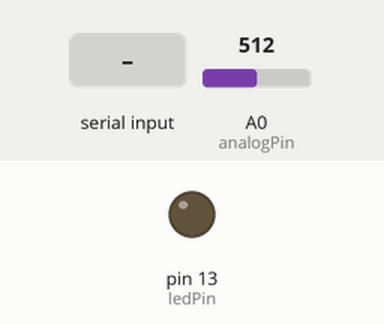
A sketch run on a simulated Arduino Uno, built with avr-gcc and run on an emulated ATmega328P. Shown: output pins drawn as LEDs (lit = HIGH). The inputs (shaded band) are chosen by the test bench; at power-on: A0 (analogPin) = 512. What the sketch prints to the serial monitor is not drawn.

Above: at 1.2 s.
1.3 s: "H" received over Serial
At 2.5 s:
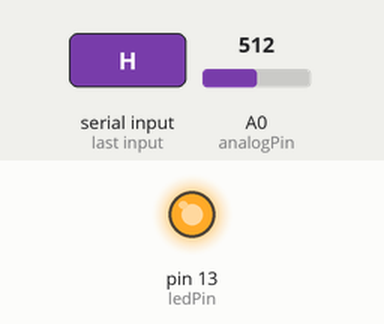
2.8 s: "L" received over Serial
At 4.0 s:
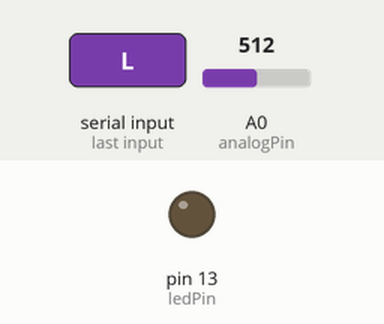
Timing chart, 0 to 5.8 s (numbered marks = the images above; inputs shaded):
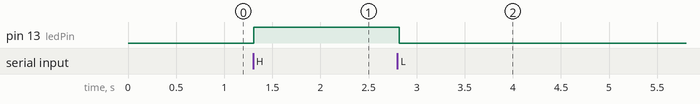

Measured:
- after the input at 1.3 s, pin 13 (ledPin): LOW → HIGH at once
- after the input at 2.8 s, pin 13 (ledPin): HIGH → LOW at once

The sketch:

Hardware_Assignment3.3.ino
```cpp
const int ledPin = 13;
const int analogPin = A0;

bool ledState = false;

void setup() {
  pinMode(ledPin, OUTPUT);
  Serial.begin(9600);
}

void loop() {
  int analogValue = analogRead(analogPin);
  Serial.println(analogValue);

  if (Serial.available()) {
    char command = Serial.read();
    if (command == 'H') {
      ledState = true;
    } else if (command == 'L') {
      ledState = false;
    }
    digitalWrite(ledPin, ledState ? HIGH : LOW);
  }

  delay(50);
}
```
